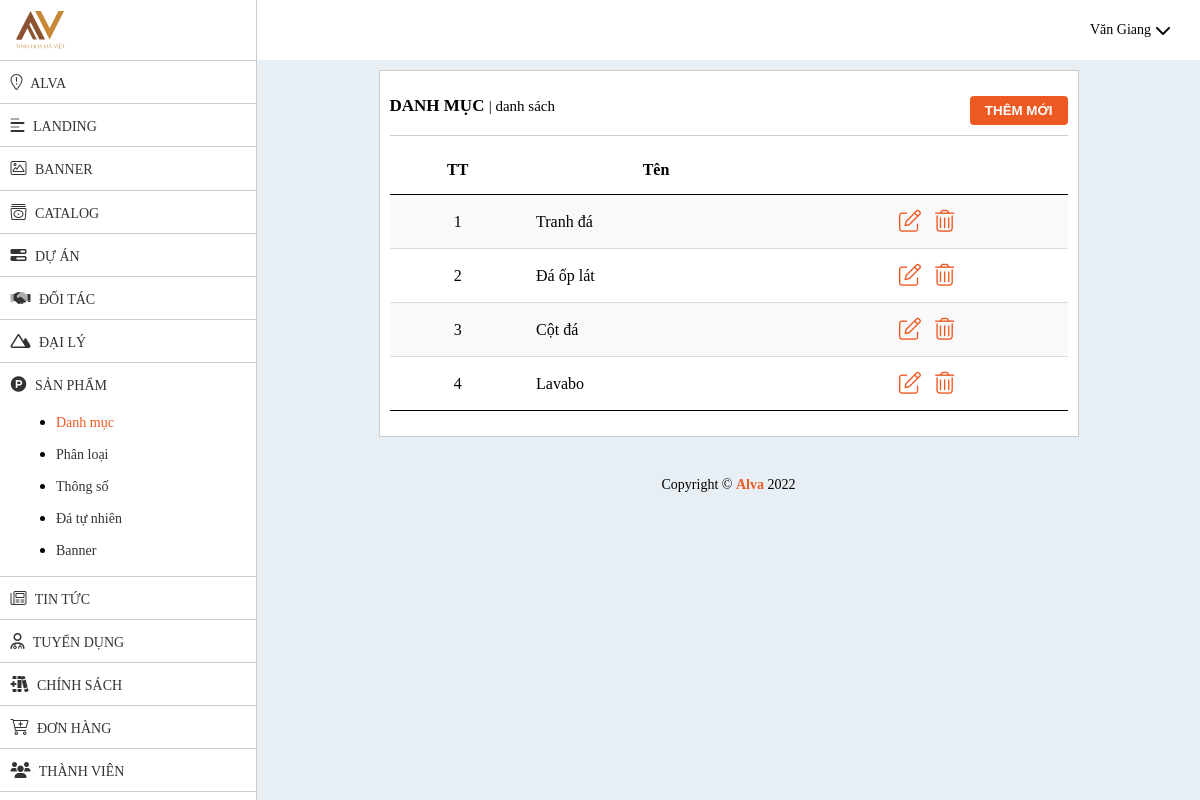
Page /admin-new/danh-muc (signed in) on the committed database.
### tables this page shows
CREATE TABLE `danhmuc` (
  `id` int(11) NOT NULL,
  `ten` text DEFAULT NULL,
  `slug` text DEFAULT NULL
);

### admin-new/route/route.php (called while the page is built, shortened)
<?php
	require_once "model/Query.php";
	$query = new Query();
?>

### admin-new/model/Data.php (called while the page is built, shortened)
<?php
class Data{
	public function __construct()
    {
    	try
    	{
		    $this->con=new PDO("mysql:host=localhost;dbname=titanstone;charset=utf8", "root", "");
		}
		catch (Exception $e)
		{
		    echo '<h1 style="text-align:center">Connect fail!</h1>';
		}
    }
}
?>

### admin-new/model/Query.php (called while the page is built, shortened)
<?php
	require_once "Data.php";
	class Query extends Data{
		public function DanhSach($table, $fields=[], $condition=[], $sorts=[], $limits=[], $forms=[])
		{
			$query_string = '';
			$arr_forms = [];
			if(!empty($fields))
			{
				$str_fields = implode(",", $fields);
	        	$query_string .= 'SELECT '.$str_fields.' FROM '.$table;
			}
			else
			{
				$query_string .= 'SELECT * FROM '.$table;
			}
			$sql=$this->con->prepare($query_string);
			$sql->execute($arr_forms);
	        return $sql->fetchAll(PDO::FETCH_OBJ);
		}
	}
?>

### admin-new/view/danh-muc/list.php (the view, shortened to what this page needs)
<?php
    $fields = [];
    $sorts = [];
    $limits = [];
    $condition = [];
    $forms = [];
    $search = [];
    $data_danhmuc = $query->DanhSach("danhmuc", $fields, $condition, $sorts, $limits, $forms, $search);
?>
<div class="blog small">
	<div class="bread">
		<h1>Danh mục <span>| danh sách</span></h1>
		<div class="button"><button><a href="them-danh-muc">Thêm mới</a></button></div>
	</div>
	<table class="table" style="width:100%">
        <thead>
            <tr>
                <th>TT</th>
                <th>Tên</th>
                <th></th>
            </tr>
        </thead>
        <tbody>
            <?php
            $thutu = 1;
            foreach ($data_danhmuc as $key => $value)
            {
                ?>
                <tr>
                    <td class="can-giua"><?=$thutu?></td>
                    <td><?=$value->ten?></td>
                    <td class="can-giua">
                        <a href="cap-nhat-danh-muc?id=<?=$value->id?>"><i class="fal fa-edit"></i></a>
                        <a onClick="return confirm('Are you sure?')" href="xoa-danh-muc?id=<?=$value->id?>"><i class="fal fa-trash-alt"></i></a>
                    </td>
                </tr>
                <?php
                $thutu ++;
            }
            ?>
        </tbody>
    </table>
</div>

### admin-new/public/css/style.css (style rules this page uses)
@media all and (min-width: 0) { * { margin:0;padding:0;box-sizing:border-box } }
@media all and (min-width: 0) { body { font-family:"Samsung";background-color:#e8eff4 } }
@media all and (min-width: 0) { .content-wrap .blog { width:calc(100% - 20px);background-color:#FFF;margin:10px auto;border:1px solid #CCC;padding:25px 10px } }
@media all and (min-width: 0) { .content-wrap .bread { border-bottom:1px solid #CCC;padding-bottom:10px;margin-bottom:10px } }
@media all and (min-width: 0) { .content-wrap .bread h1 { float:left;font-size:17px;text-transform:uppercase;font-weight:bold } }
@media all and (min-width: 0) { .content-wrap .bread h1 span { font-size:15px;font-weight:normal;text-transform:lowercase } }
@media all and (min-width: 0) { .content-wrap .bread div.button { float:right;position:relative;display:flex } }
@media all and (min-width: 0) { .content-wrap .bread div.button button { background-color:#ee5922;border:none;padding:7px 15px;border-radius:4px;margin-left:15px } }
@media all and (min-width: 0) { .content-wrap .bread div.button button:first-child { margin-left:0 } }
@media all and (min-width: 0) { .content-wrap .bread div.button button a { text-decoration:none;color:#FFF;font-weight:bold;text-transform:uppercase } }
@media all and (min-width: 0) { .content-wrap .table { width:100%;border-spacing:0px } }
@media all and (min-width: 0) { .content-wrap .table thead tr th { border-bottom:1px solid #000;padding:15px 10px;background-color:#FFF } }
@media all and (min-width: 0) { .content-wrap .table tbody tr:nth-child(2n+1) { background:#f9f9f9;border-bottom:1px solid #ddd } }
@media all and (min-width: 0) { .content-wrap .table tbody tr:last-child td { border-bottom:1px solid #000 } }
@media all and (min-width: 0) { .content-wrap .table tbody tr td { border-bottom:1px solid #ddd;padding:15px 10px } }
@media all and (min-width: 0) { .content-wrap .table tbody tr td.can-giua { text-align:center } }
@media all and (min-width: 0) { .content-wrap .table tbody tr td i { font-size:22px;margin:0 5px;color:#ee5922 } }
@media all and (min-width: 996px) { .content-wrap .blog.small { width:700px } }

### rows in the picture
danhmuc: ten "Tranh đá"
danhmuc: ten "Đá ốp lát"
danhmuc: ten "Cột đá"
danhmuc: ten "Lavabo"

### other values in the picture
$__FULLNAME__ "Văn Giang"
__NAME__ "ALVA"
__NAME__ "Alva"
